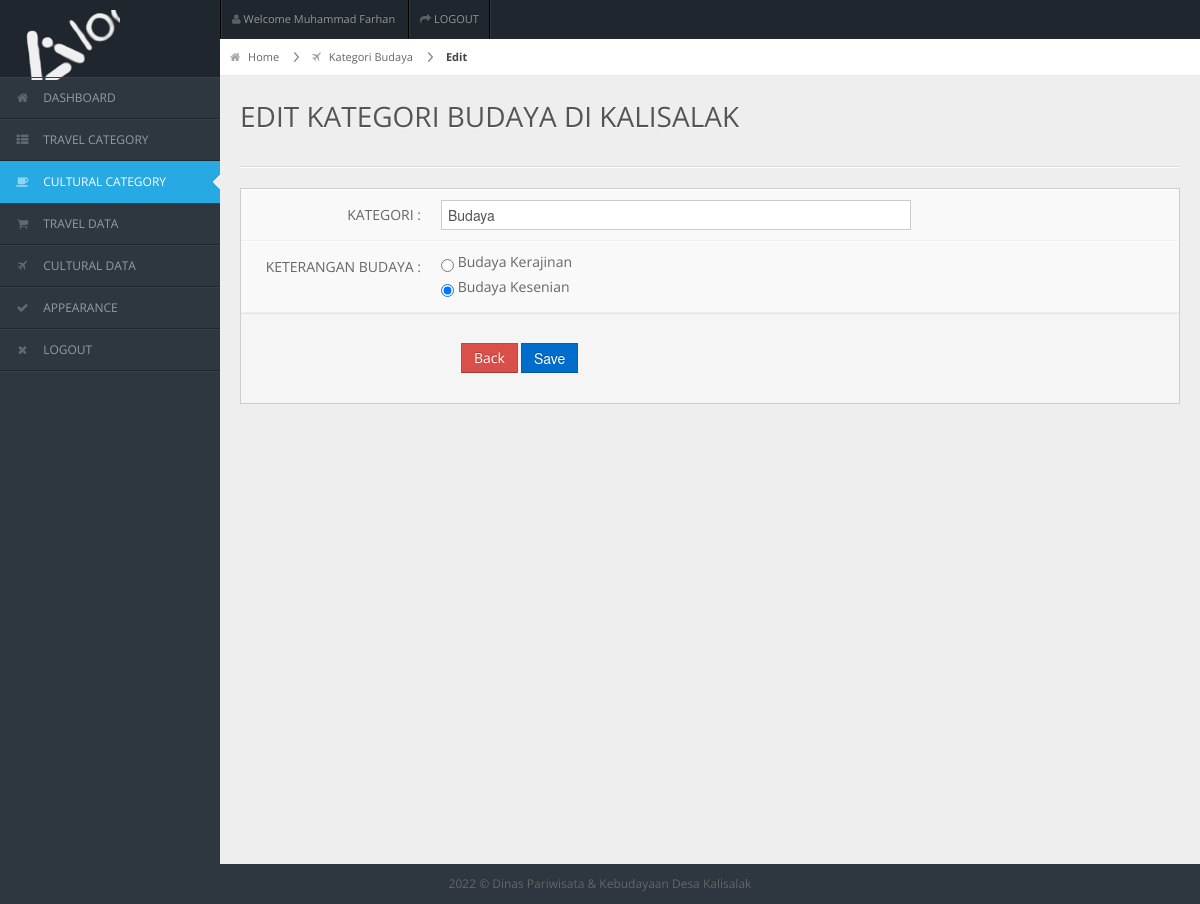
Page /back/admin/edit-kategoribudaya.php?id=14 (signed in) on the committed database.
### tables this page shows
CREATE TABLE `tbkategoribudaya` (
  `kdkategori` int(10) NOT NULL,
  `kategori` varchar(50) NOT NULL,
  `ket` varchar(50) NOT NULL
);

### back/admin/edit-kategoribudaya.php (the view, shortened to what this page needs)
<?php include 'header.php'; ?>
<?php
include("koneksi.php");
$id = $_GET["id"];
$sql = "SELECT * FROM tbkategoribudaya WHERE kdkategori=$id";
$rpelanggan = mysqli_query($con,$sql);
$data = mysqli_fetch_array($rpelanggan);
$kategori = $data["kategori"];
$ket = $data["ket"];
?>
<div id="content">
<div id="content-header">
	<div id="breadcrumb">
		<a href="index.php" title="Go to Home" class="tip-bottom"><i class="icon-home"></i> Home</a>
		<a href="kategori-budaya.php" title="Back to Kategori" class="tip-bottom"><i class="icon-plane"></i> Kategori Budaya</a>
		<a class="current">Edit</a>
	</div>
    <h1>EDIT KATEGORI BUDAYA DI KALISALAK</h1>
</div>
<div class="container-fluid">
<hr>
  <div class="widget-box">
    <div class="widget-content nopadding">
	<form action="edit-kategoribudaya-act.php" method="post" class="form-horizontal">
		    <div class="control-group">
          <label class="control-label">KATEGORI :</label>
          <div class="controls">
            <input type="text" class="span5" name="kategori" value="<?php echo $kategori;?>" placeholder="Edit Kategori Budaya" />
          </div>
        </div>
        <div class="control-group">
          <label class="control-label">KETERANGAN BUDAYA :</label>
            <div class="controls">
              <label>
                <input type="radio" name="ket" value="Budaya Kerajinan" <?php if($ket == 'Budaya Kerajinan'){ echo 'checked'; } ?>/>
                Budaya Kerajinan</label>
              <label>
                <input type="radio" name="ket" value="Budaya Kesenian" <?php if($ket == 'Budaya Kesenian'){ echo 'checked'; } ?> />
                Budaya Kesenian</label>
            </div>
        </div>
        <div class="form-actions">
        	<div class="controls">
	          <a href="kategori-wisata.php" class="btn btn-danger col-md-2"> Back</a>
            <input type="submit" class="btn btn-primary" value="Save">
      		</div>
        </div>
	</form>
</div>
</div>
</div>
</div>
<?php include 'footer.php'; ?>

### back/css/matrix-style.css (style rules this page uses)
* { outline:none !important; -moz-outline: none !important; }
html, body { height:100% }
body { overflow-x: hidden; margin-top: -10px; font-family: 'Open Sans', sans-serif; font-size:12px; color:#666; }
a { color:#666; }
select, textarea, input[type="text"], input[type="password"], input[type="datetime"], input[type="datetime-local"], input[type="date"], input[type="month"], input[type="time"], input[type="week"], input[type="number"], input[type="email"], input[type="url"], input[type="search"], input[type="tel"], input[type="color"], .uneditable-input, .label, .dropdown-menu, .btn, .well, .progress, .table-bordered, .btn-group > .btn:first-child, .btn-group > .btn:last-child, .btn-group > .btn:last-child, .btn-group > .dropdown-toggle, .alert { border-radius:0px; }
.btn, textarea, input[type="text"], input[type="password"], input[type="datetime"], input[type="datetime-local"], input[type="date"], input[type="month"], input[type="time"], input[type="week"], input[type="number"], input[type="email"], input[type="url"], input[type="search"], input[type="tel"], input[type="color"], .uneditable-input { box-shadow:none; }
.progress, .progress-success .bar, .progress .bar-success, .progress-warning .bar, .progress .bar-warning, .progress-danger .bar, .progress .bar-danger, .progress-info .bar, .progress .bar-info, .btn, .btn-primary { background-image:none; }
.form-horizontal .form-actions { padding-left:20px; }
hr { border-top-color:#dadada; }
#content { background: none repeat scroll 0 0 #eeeeee; margin-left: 220px; margin-right: 0; padding-bottom: 25px; position: relative; min-height:100%; width: auto; }
#content-header { position: abslute; width: 100%; margin-top: -38px; z-index: 20; }
#content-header h1 { color: #555555; font-size: 28px; font-weight: normal; float: none; text-shadow: 0 1px 0 #ffffff; margin-left: 20px; position: relative; }
#content-header h1, #content-header .btn-group { margin-top: 20px; }
#breadcrumb { background-color: #fff; border-bottom: 1px solid #e3ebed; }
#breadcrumb a { padding: 8px 20px 8px 10px; display: inline-block; background-image: url('../img/breadcrumb.png'); background-position: center right; background-repeat: no-repeat; font-size: 11px; color: #666666; }
#breadcrumb a:last-child { background-image:none; }
#breadcrumb a.current { font-weight: bold; color: #444444; }
#breadcrumb a i { margin-right: 5px; opacity: .6; }
.stat-boxes .peity_bar_good, .stat-boxes .peity_line_good, { color: #459D1C; }
.widget-box { background: none repeat scroll 0 0 #F9F9F9; border-left: 1px solid #CDCDCD; border-top: 1px solid #CDCDCD; border-right: 1px solid #CDCDCD; clear: both; margin-top: 16px; margin-bottom: 16px; position: relative; }
.widget-content { padding:15px; border-bottom: 1px solid #cdcdcd; }
.nopadding { padding: 0 !important; }
form { margin-bottom: 0; }
.form-horizontal .control-group { border-top: 1px solid #ffffff; border-bottom: 1px solid #eeeeee; margin-bottom: 0; }
.form-horizontal .control-label { padding-top: 15px; width: 180px; }
.form-horizontal .controls { margin-left: 200px; padding: 10px 0; }
.form-horizontal .form-actions { margin-top: 0; margin-bottom: 0; }

### back/css/matrix-media.css (style rules this page uses)
body { background:#2E363F; }

### rows in the picture
tbkategoribudaya: kategori "Budaya", ket "☐ Budaya Kerajinan", ket "☑ Budaya Kesenian"

### other values in the picture
$_SESSION['nama'] "Muhammad Farhan"
